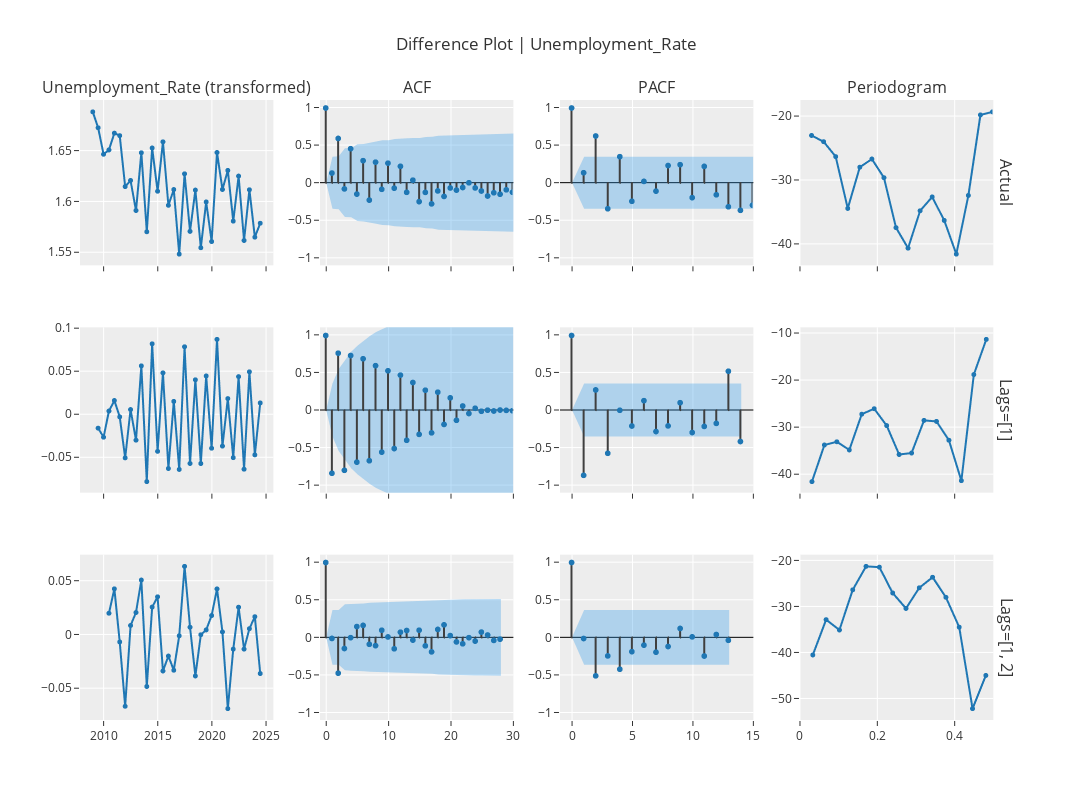

Notebook code for this chart:
### Markdown cell above
difference plot

### Code cell
exp.plot_model(
    plot="diff",
    data_kwargs={"lags_list": [[1], [1, 2]], "acf": True, "pacf": True, "periodogram": True},
    fig_kwargs={"height": 800, "width": 1500}
)
